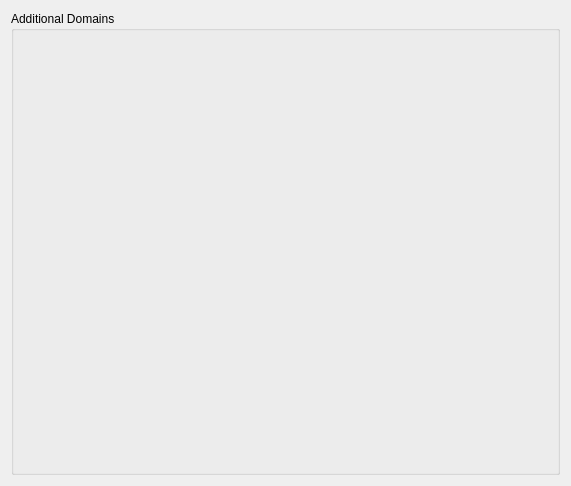
<?xml version="1.0" encoding="UTF-8"?>
<ui version="4.0">
 <class>ConfigDialog</class>
 <widget class="QWidget" name="ConfigDialog">
  <property name="geometry">
   <rect>
    <x>0</x>
    <y>0</y>
    <width>571</width>
    <height>486</height>
   </rect>
  </property>
  <property name="sizePolicy">
   <sizepolicy hsizetype="Expanding" vsizetype="Expanding">
    <horstretch>0</horstretch>
    <verstretch>0</verstretch>
   </sizepolicy>
  </property>
  <property name="minimumSize">
   <size>
    <width>0</width>
    <height>0</height>
   </size>
  </property>
  <layout class="QGridLayout" name="gridLayout_2">
   <item row="0" column="0">
    <widget class="QGroupBox" name="groupBox">
     <property name="title">
      <string>Additional Domains</string>
     </property>
     <layout class="QGridLayout" name="gridLayout">
      <item row="0" column="0">
       <widget class="KEditListWidget" name="kcfg_DomainList">
        <property name="sizePolicy">
         <sizepolicy hsizetype="Expanding" vsizetype="Expanding">
          <horstretch>0</horstretch>
          <verstretch>0</verstretch>
         </sizepolicy>
        </property>
        <property name="whatsThis">
         <string>List of Internet domains that will be browsed for services in addition to default domain (typically local network). </string>
        </property>
        <property name="title" stdset="0">
         <string>Additional Domains</string>
        </property>
       </widget>
      </item>
     </layout>
    </widget>
   </item>
  </layout>
 </widget>
 <customwidgets>
  <customwidget>
   <class>KEditListWidget</class>
   <extends>QWidget</extends>
   <header>keditlistwidget.h</header>
   <container>1</container>
  </customwidget>
 </customwidgets>
 <includes>
  <include location="local">keditlistbox.h</include>
  <include location="local">klineedit.h</include>
 </includes>
 <resources/>
 <connections/>
</ui>
